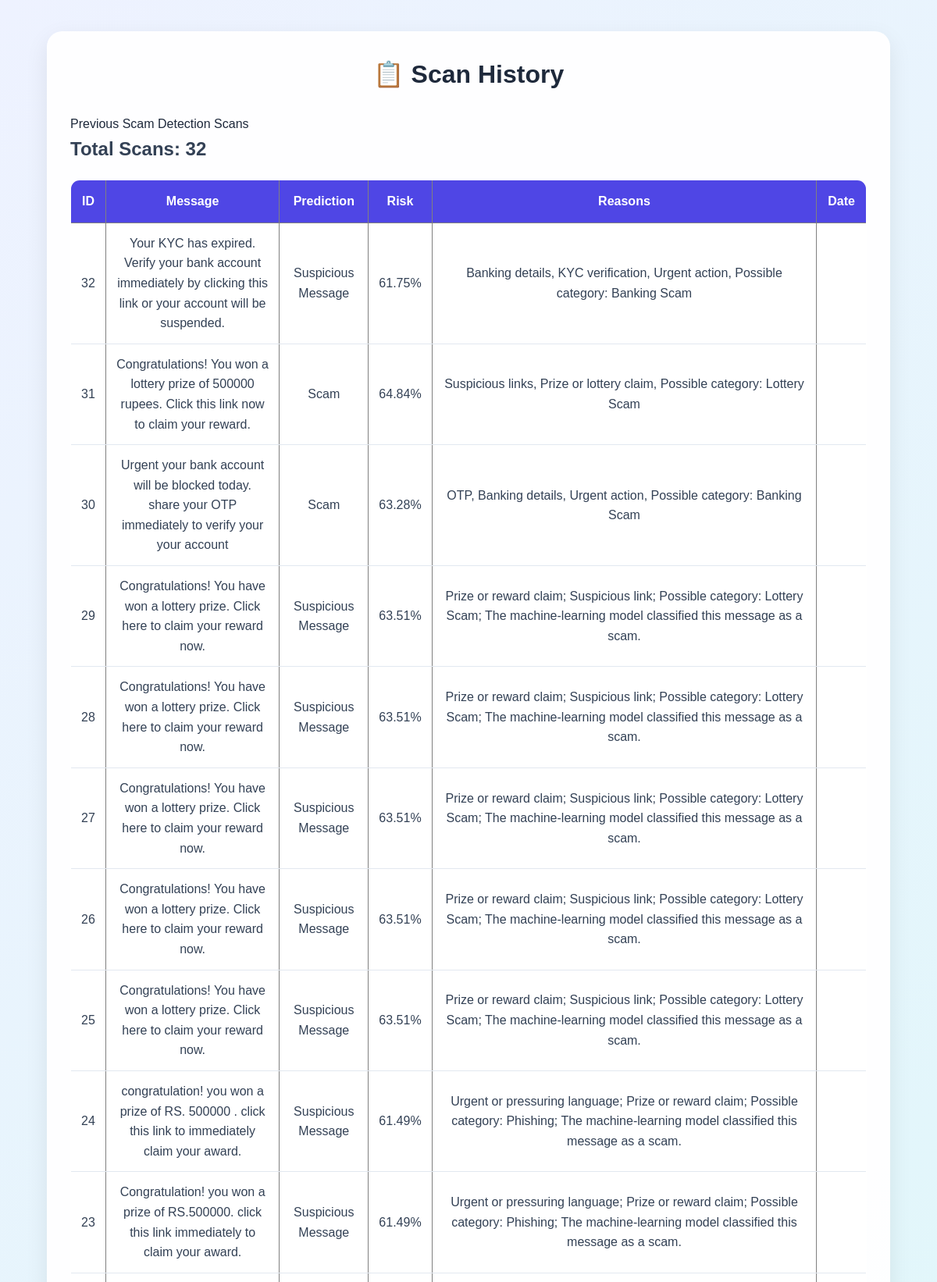
The app's page /history (upper part) with its own data.
### tables this page shows
CREATE TABLE scans (

            id INTEGER PRIMARY KEY AUTOINCREMENT,

            message TEXT NOT NULL,

            prediction TEXT NOT NULL,

            risk REAL NOT NULL,

            reasons TEXT

        , category TEXT, created_at TIMESTAMP);

### app.py (the view)
@app.route("/history")
def history():
    connection = get_db_connection()
    try:
        scans = connection.execute("""
            SELECT *
            FROM scans
            ORDER BY id DESC
        """).fetchall()
        return render_template(
            "history.html",
            scans=scans,
            history=scans
        )
    finally:
        connection.close()

### app.py (called while the page is built)
def get_db_connection():
    connection = sqlite3.connect(str(DATABASE_PATH))
    connection.row_factory = sqlite3.Row
    return connection

### templates/history.html (shortened to what this page needs)
<!DOCTYPE html>
<html lang="en">
<head>
    <link rel="stylesheet"
          href="{{ url_for('static', filename='style.css') }}">
</head>
<body>
    <div class="container">
        <h1>📋 Scan History</h1>
        <p>Previous Scam Detection Scans</p>
        <h2>Total Scans: {{ scans|length }}</h2>
        <table border="1" cellpadding="10" cellspacing="0">
            <tr>
                <th>ID</th>
                <th>Message</th>
                <th>Prediction</th>
                <th>Risk</th>
                <th>Reasons</th>
                <th>Date</th>
            </tr>
            {% for scan in scans %}
            <tr>
                <td>{{ scan.id }}</td>
                <td>{{ scan.message }}</td>
                <td>{{ scan.prediction }}</td>
                <td>{{ scan.risk }}%</td>
                <td>{{ scan.reasons }}</td>
                <td>{{ scan.scan_date }}</td>
            </tr>
            {% endfor %}
        </table>
        <br><br>
    </div>
</body>
</html>

### static/style.css (style rules this page uses)
* { margin: 0; padding: 0; box-sizing: border-box; }
body { font-family: Arial, Helvetica, sans-serif; background: linear-gradient( 135deg, #eef2ff, #e0f7fa, #fce4ec ); min-height: 100vh; color: #1e293b; line-height: 1.6; }
.container { width: 90%; max-width: 1100px; margin: 40px auto; background: rgba(255, 255, 255, 0.95); padding: 30px; border-radius: 20px; box-shadow: 0 10px 30px rgba(0, 0, 0, 0.08); }
h1 { text-align: center; color: #1e293b; margin-bottom: 25px; }
h2 { color: #334155; margin-bottom: 15px; }
table { width: 100%; border-collapse: collapse; margin-top: 20px; background: white; border-radius: 12px; overflow: hidden; }
th { background: #4f46e5; color: white; padding: 14px; text-align: center; }
td { padding: 13px; text-align: center; border-bottom: 1px solid #e2e8f0; color: #334155; }

### records on screen
scans: id "32", message "Your KYC has expired. Verify your bank account immediately by clicking this link or your account will be suspended.", prediction "Suspicious Message", risk "61.75", reasons "Banking details, KYC verification, Urgent action, Possible category: Banking Scam"
scans: id "31", message "Congratulations! You won a lottery prize of 500000 rupees. Click this link now to claim your reward.", prediction "Scam", risk "64.84", reasons "Suspicious links, Prize or lottery claim, Possible category: Lottery Scam"
scans: id "30", message "Urgent your bank account will be blocked today. share your OTP immediately to verify your your account", prediction "Scam", risk "63.28", reasons "OTP, Banking details, Urgent action, Possible category: Banking Scam"
scans: id "29", message "Congratulations! You have won a lottery prize. Click here to claim your reward now.", prediction "Suspicious Message", risk "63.51", reasons "Prize or reward claim; Suspicious link; Possible category: Lottery Scam; The machine-learning model classified this message as a scam."
scans: id "28", message "Congratulations! You have won a lottery prize. Click here to claim your reward now.", prediction "Suspicious Message", risk "63.51", reasons "Prize or reward claim; Suspicious link; Possible category: Lottery Scam; The machine-learning model classified this message as a scam."
scans: id "27", message "Congratulations! You have won a lottery prize. Click here to claim your reward now.", prediction "Suspicious Message", risk "63.51", reasons "Prize or reward claim; Suspicious link; Possible category: Lottery Scam; The machine-learning model classified this message as a scam."
scans: id "26", message "Congratulations! You have won a lottery prize. Click here to claim your reward now.", prediction "Suspicious Message", risk "63.51", reasons "Prize or reward claim; Suspicious link; Possible category: Lottery Scam; The machine-learning model classified this message as a scam."
scans: id "25", message "Congratulations! You have won a lottery prize. Click here to claim your reward now.", prediction "Suspicious Message", risk "63.51", reasons "Prize or reward claim; Suspicious link; Possible category: Lottery Scam; The machine-learning model classified this message as a scam."
scans: id "24", message "congratulation! you won a prize of RS. 500000 . click this link to immediately claim your award.", prediction "Suspicious Message", risk "61.49", reasons "Urgent or pressuring language; Prize or reward claim; Possible category: Phishing; The machine-learning model classified this message as a scam."
scans: id "23", message "Congratulation! you won a prize of RS.500000. click this link immediately to claim your award.", prediction "Suspicious Message", risk "61.49", reasons "Urgent or pressuring language; Prize or reward claim; Possible category: Phishing; The machine-learning model classified this message as a scam."

### other values on screen
{{ scans|length }} "32"
